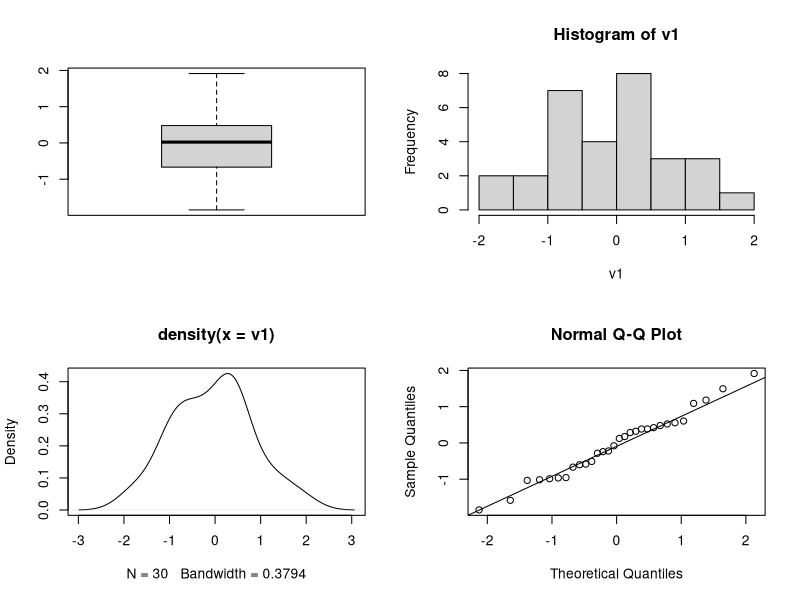
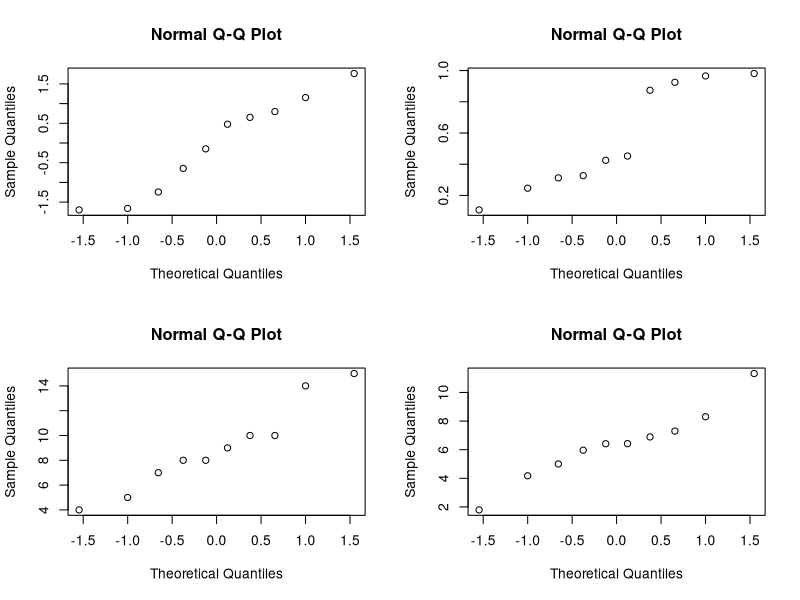
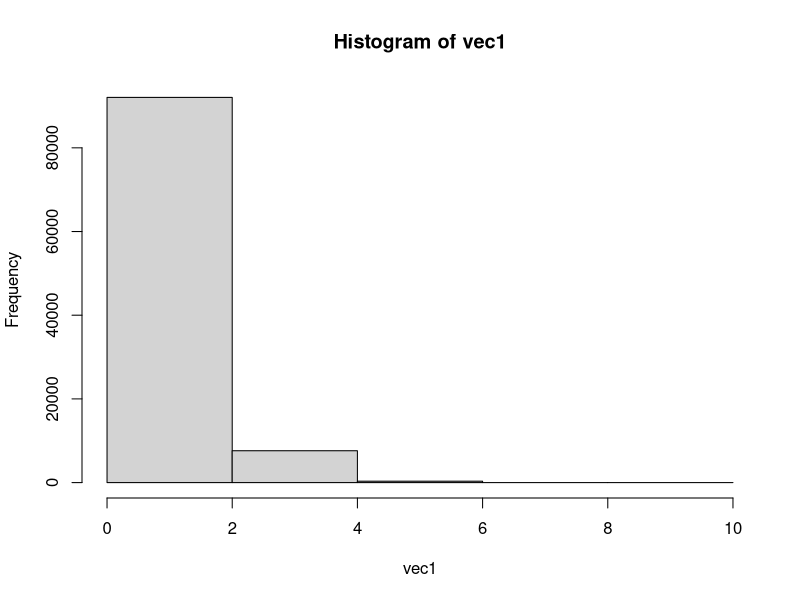
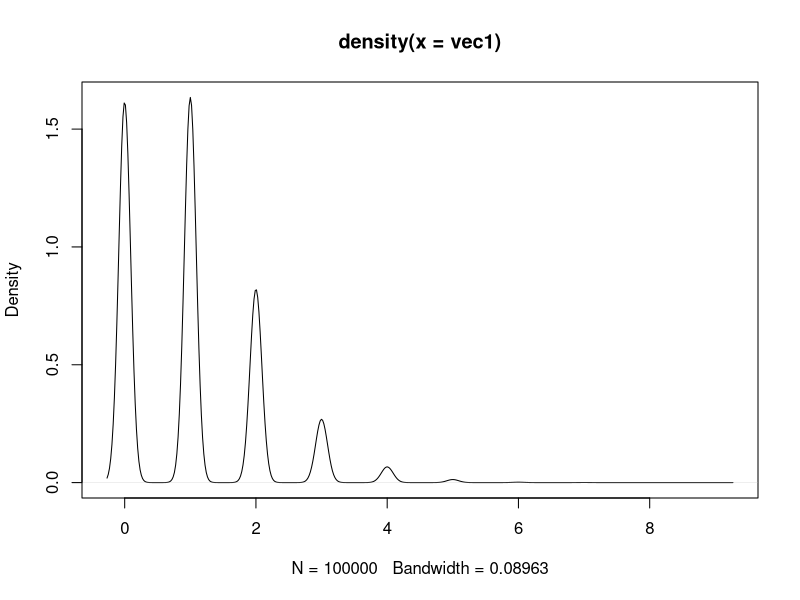
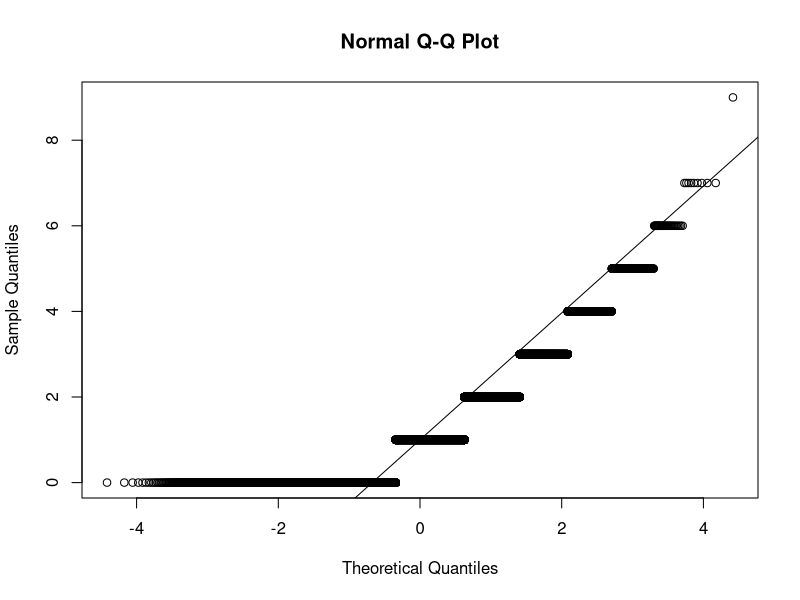
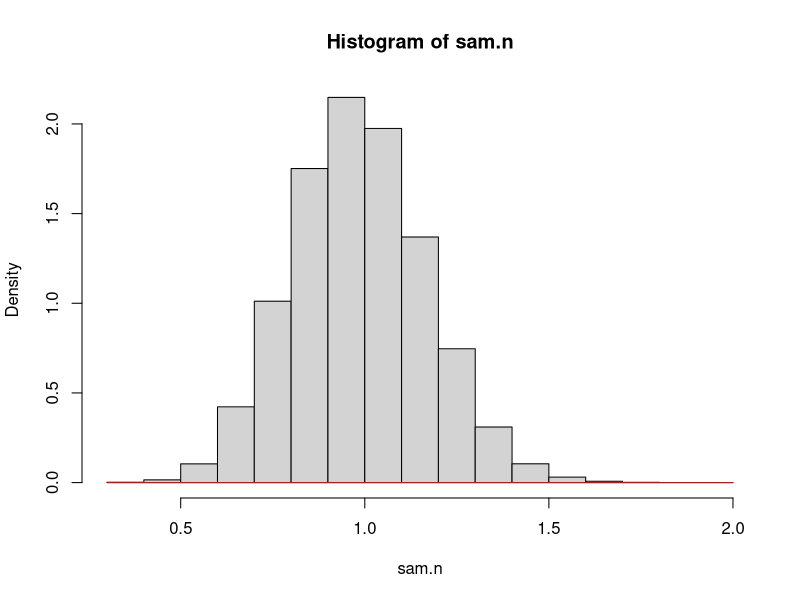
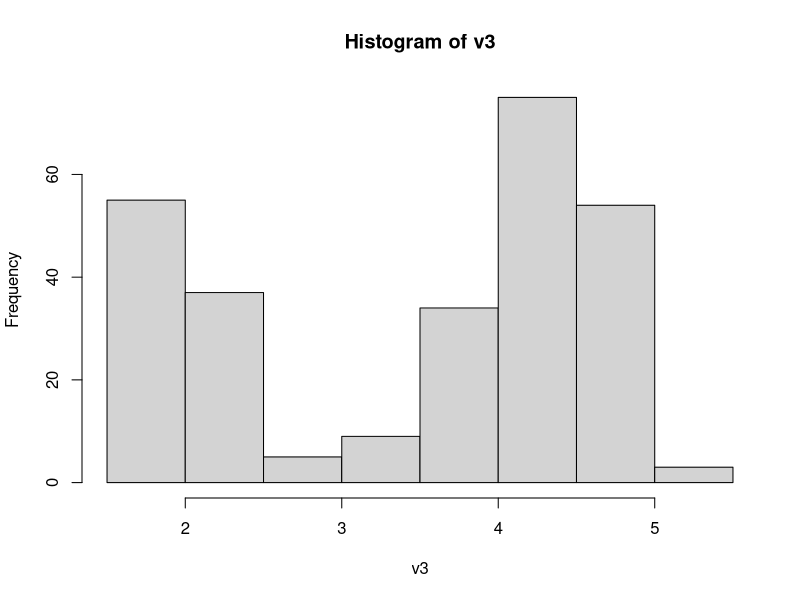
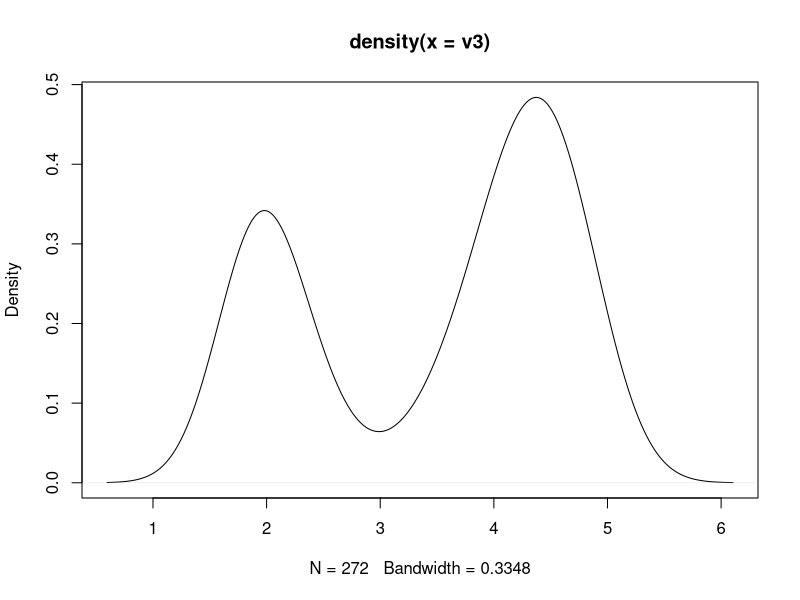

R code for these plots, in order:
### Plots

## Sample of size n drawn from a normal distribution

n = 30
v1 = rnorm(n)
op <- par(mfrow = c(2,2)) # Code to create output 2 X 2
boxplot(v1)
hist(v1)
plot(density(v1))
qqnorm(v1); qqline(v1)
par(op) # Return graphic parameters to default version

# Recognizing when sample of size n is drawn from a normal distribution

n = 10
op <- par(mfrow = c(2,2))
qqnorm(rnorm(n))
qqnorm(runif(n))
qqnorm(rbinom(n, 100, 0.1))
qqnorm(rchisq(n, 5))
par(op)

## Review: Mean and Variance of Sums of RVs

## Example: X1, X2, ..., Xn ~ P with EXi = mu, VarXi = sigma^2
## Y = sum(X1, X2, ..., Xn)
## Xbar = mean(X1, X2, ..., Xn)





vec1 = rbinom(10^5, 100, 0.01) # X ~ binomial(n=100, p = 0.01)
hist(vec1, breaks = 5)
plot(density(vec1))
qqnorm(vec1)
qqline(vec1)

mean(vec1) # EX = np = 1
mean(vec1^2) - mean(vec1)^2 # VarX = np(p-1) = 100*0.01*0.99 = 0.99

# Let's take the sum of samples of size n

n = 30
sam.n = replicate(10^5, mean(sample(vec1,n,T)))
hist(sam.n, freq = F)
curve(dnorm(x, n, sqrt(n*0.99)), add = T, col="red")


# Matrices

A = matrix(data = 1:9, nrow = 3, ncol = 3)
A

A[1,2]
A[ ,2]
A[1, ]
A[1,2] <- 10
A

#######################################################################
# Logical operators

b = 1:50
b == 4
b >= 25
b > 10 & b < 20
b > 10 | b == 5

sum(b ==4)
mean(b > 10 & b < 20) # proportion of observation with these criteria


#######################################################################
# Data Frames

data()
View(faithful)
v3 = faithful$eruptions
hist(v3)
plot(density(v3))

big.sum.v3 = replicate(10^5, sum(sample(v3,50,T)))
hist(big.sum.v3)
plot(density(big.sum.v3))

# Exercise: Do the same for waiting time